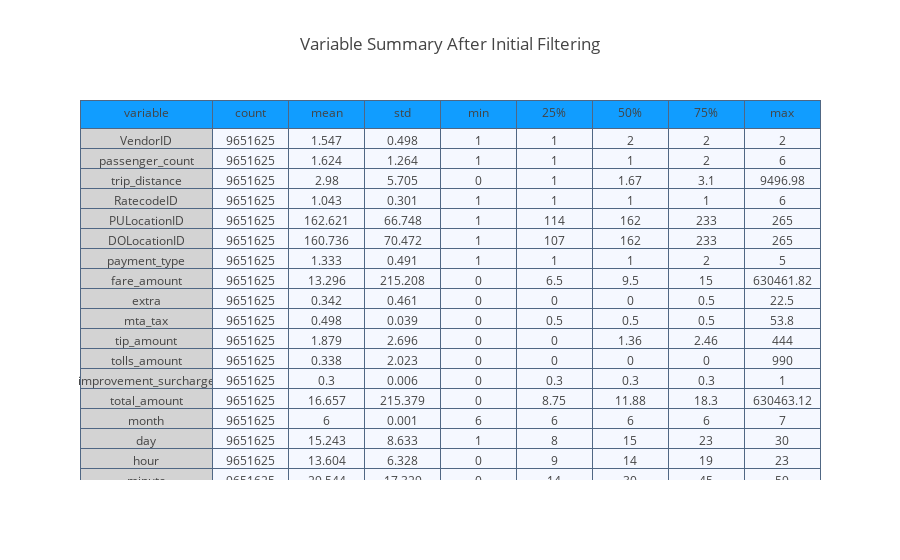

The notebook cell this image was saved under:
### Markdown cell above
## Summary Statistics After Invalid Records are Removed
Note: 0.056% of records were invalid values

### Code cell
#rerun summary to review result of dropping the erroneous records
summary = data_merged.describe().transpose().reset_index().rename(columns = {"index" : 
                                                                          "variable"})
summary  = np.around(summary,3)

var_lst = [summary["variable"],summary["count"],summary['mean'],summary['std'],
           summary["min"],summary["25%"],summary["50%"],summary["75%"],summary["max"]]

table = go.Table(header = dict(values = summary.columns.tolist(),
                               line = dict(color = ['#506784']),
                               fill = dict(color = ['#119DFF']),
                              ),
                 cells  = dict(values = var_lst,
                               line = dict(color = ['#506784']),
                               fill = dict(color = ["lightgrey",'#F5F8FF']),
                              ),
                 columnwidth = [140,80,80,80,80,80,80,80,80])
                
layout = go.Layout(dict(title = "Variable Summary After Initial Filtering"))
figure = go.Figure(data=[table],layout=layout)
py.iplot(figure)

### Figure 1 — Plotly figure (JSON) as saved in the notebook; plotly's stock layout.template omitted (floating-point values rounded to 4 significant figures; data arrays with more than 128 entries replaced by an {"elided": "..."} marker saying what was removed)
{"data": [{"cells": {"fill": {"color": ["lightgrey", "#F5F8FF"]}, "line": {"color": ["#506784"]}, "values": {"elided": "9x22 mixed values"}}, "columnwidth": [140, 80, 80, 80, 80, 80, 80, 80, 80], "header": {"fill": {"color": ["#119DFF"]}, "line": {"color": ["#506784"]}, "values": ["variable", "count", "mean", "std", "min", "25%", "50%", "75%", "max"]}, "type": "table"}], "layout": {"title": "Variable Summary After Initial Filtering"}}
